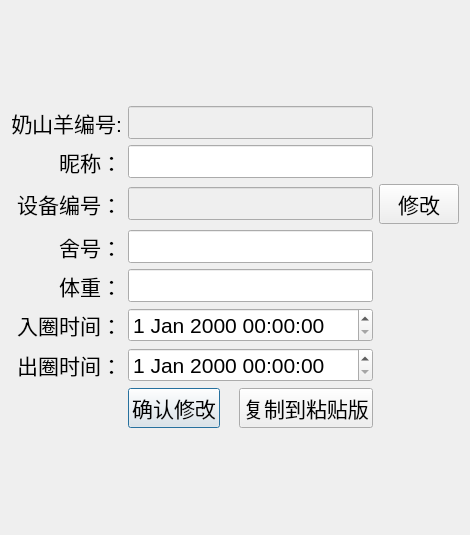
<?xml version="1.0" encoding="UTF-8"?>
<ui version="4.0">
 <class>ChangeGoatInfoDialog</class>
 <widget class="QDialog" name="ChangeGoatInfoDialog">
  <property name="geometry">
   <rect>
    <x>0</x>
    <y>0</y>
    <width>470</width>
    <height>535</height>
   </rect>
  </property>
  <property name="font">
   <font>
    <pointsize>16</pointsize>
   </font>
  </property>
  <property name="windowTitle">
   <string>奶山羊信息修改</string>
  </property>
  <layout class="QVBoxLayout" name="verticalLayout">
   <item>
    <layout class="QGridLayout" name="gridLayout">
     <item row="5" column="0">
      <widget class="QLabel" name="label_4">
       <property name="text">
        <string>入圈时间：</string>
       </property>
       <property name="alignment">
        <set>Qt::AlignRight|Qt::AlignTrailing|Qt::AlignVCenter</set>
       </property>
      </widget>
     </item>
     <item row="6" column="0">
      <widget class="QLabel" name="label_5">
       <property name="text">
        <string>出圈时间：</string>
       </property>
       <property name="alignment">
        <set>Qt::AlignRight|Qt::AlignTrailing|Qt::AlignVCenter</set>
       </property>
      </widget>
     </item>
     <item row="0" column="0">
      <widget class="QLabel" name="label">
       <property name="text">
        <string>奶山羊编号:</string>
       </property>
       <property name="alignment">
        <set>Qt::AlignRight|Qt::AlignTrailing|Qt::AlignVCenter</set>
       </property>
      </widget>
     </item>
     <item row="2" column="0">
      <widget class="QLabel" name="label_2">
       <property name="text">
        <string>设备编号：</string>
       </property>
       <property name="alignment">
        <set>Qt::AlignRight|Qt::AlignTrailing|Qt::AlignVCenter</set>
       </property>
      </widget>
     </item>
     <item row="3" column="0">
      <widget class="QLabel" name="label_3">
       <property name="text">
        <string>舍号：</string>
       </property>
       <property name="alignment">
        <set>Qt::AlignRight|Qt::AlignTrailing|Qt::AlignVCenter</set>
       </property>
      </widget>
     </item>
     <item row="0" column="1">
      <widget class="QLineEdit" name="lineEdit">
       <property name="enabled">
        <bool>false</bool>
       </property>
      </widget>
     </item>
     <item row="6" column="2">
      <spacer name="horizontalSpacer">
       <property name="orientation">
        <enum>Qt::Horizontal</enum>
       </property>
       <property name="sizeHint" stdset="0">
        <size>
         <width>40</width>
         <height>20</height>
        </size>
       </property>
      </spacer>
     </item>
     <item row="5" column="1">
      <widget class="QDateTimeEdit" name="dateTimeEdit"/>
     </item>
     <item row="6" column="1">
      <widget class="QDateTimeEdit" name="dateTimeEdit_2"/>
     </item>
     <item row="1" column="0">
      <widget class="QLabel" name="label_6">
       <property name="text">
        <string>昵称：</string>
       </property>
       <property name="alignment">
        <set>Qt::AlignRight|Qt::AlignTrailing|Qt::AlignVCenter</set>
       </property>
      </widget>
     </item>
     <item row="7" column="1">
      <layout class="QHBoxLayout" name="horizontalLayout">
       <item>
        <widget class="QPushButton" name="pushButton">
         <property name="text">
          <string>确认修改</string>
         </property>
        </widget>
       </item>
       <item>
        <spacer name="horizontalSpacer_2">
         <property name="orientation">
          <enum>Qt::Horizontal</enum>
         </property>
         <property name="sizeHint" stdset="0">
          <size>
           <width>40</width>
           <height>20</height>
          </size>
         </property>
        </spacer>
       </item>
       <item>
        <widget class="QPushButton" name="pushButton_2">
         <property name="text">
          <string>复制到粘贴版</string>
         </property>
        </widget>
       </item>
      </layout>
     </item>
     <item row="4" column="0">
      <widget class="QLabel" name="label_7">
       <property name="text">
        <string>体重：</string>
       </property>
       <property name="alignment">
        <set>Qt::AlignRight|Qt::AlignTrailing|Qt::AlignVCenter</set>
       </property>
      </widget>
     </item>
     <item row="1" column="1">
      <widget class="QLineEdit" name="lineEdit_2"/>
     </item>
     <item row="2" column="1">
      <widget class="QLineEdit" name="lineEdit_3">
       <property name="enabled">
        <bool>false</bool>
       </property>
      </widget>
     </item>
     <item row="3" column="1">
      <widget class="QLineEdit" name="lineEdit_4"/>
     </item>
     <item row="4" column="1">
      <widget class="QLineEdit" name="lineEdit_5"/>
     </item>
     <item row="2" column="2">
      <widget class="QPushButton" name="pushButton_3">
       <property name="text">
        <string>修改</string>
       </property>
      </widget>
     </item>
    </layout>
   </item>
  </layout>
 </widget>
 <resources/>
 <connections/>
</ui>
